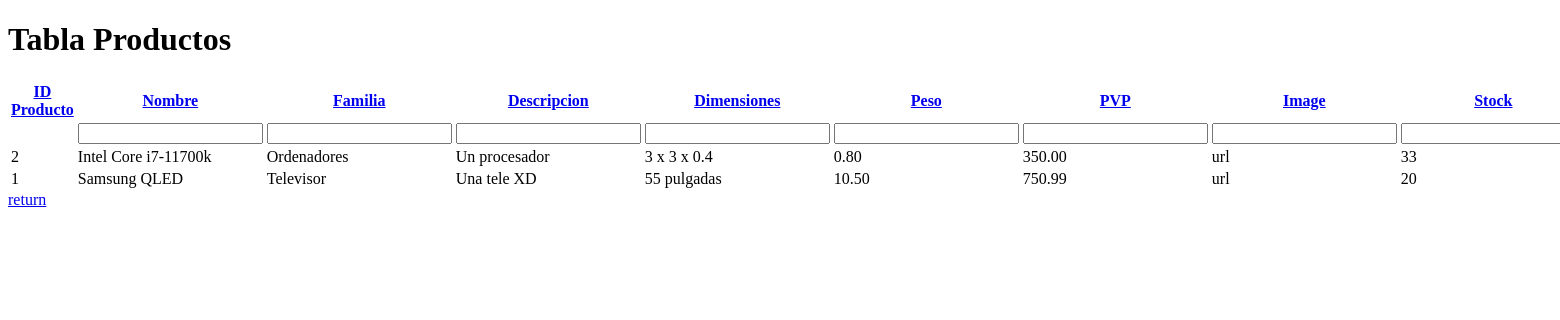
Before: /productos.php?column=ID&order=desc with the older database file.
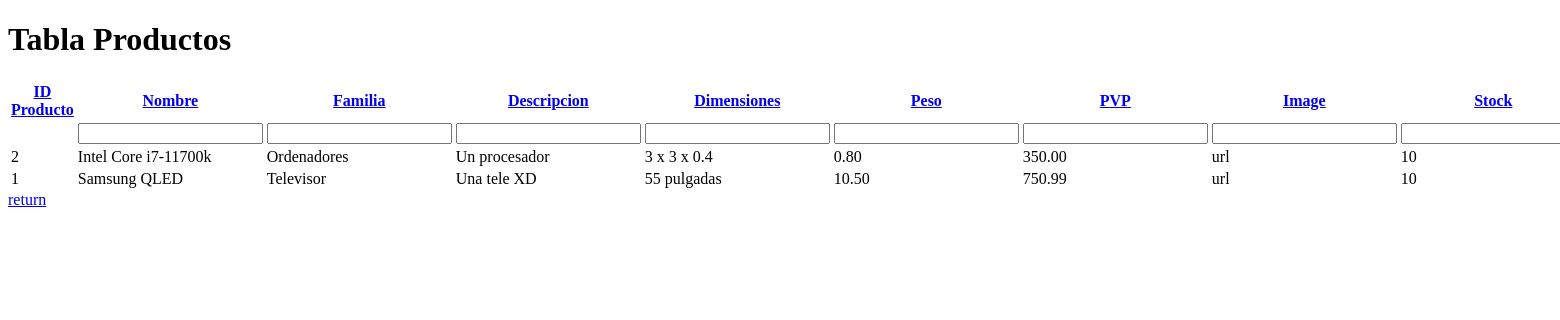
After: the same page with the newer database file.
### tables this page shows
CREATE TABLE IF NOT EXISTS PRODUCTOS (
  ID_Producto INT NOT NULL AUTO_INCREMENT,
  Nombre VARCHAR(45) NOT NULL,
  Familia VARCHAR(45) NOT NULL,
  Descripcion VARCHAR(45) NOT NULL,
  Dimensiones VARCHAR(45) NOT NULL,
  Peso DECIMAL(20,2) NOT NULL,
  PVP DECIMAL(20,2) NOT NULL,
  Image VARCHAR(45) NOT NULL,
  Stock INT NOT NULL,
  Borrado TINYINT NULL,
  PRIMARY KEY (ID_Producto),
  UNIQUE INDEX ID_Producto_UNIQUE (ID_Producto ASC) VISIBLE);

### productos.php (the view, shortened to what this page needs)
<?php
require "bbdd.php";
$columns = array('ID_Producto','Nombre','Familia', 'Descripcion', 'Dimensiones', 'Peso', 'PVP', 'Image', 'Stock');
$column = isset($_GET['column']) && in_array($_GET['column'], $columns) ? $_GET['column'] : $columns[0];
$sort_order = isset($_GET['order']) && strtolower($_GET['order']) == 'desc' ? 'DESC' : 'ASC';
if ($result = mysqli_query($db, "SELECT * FROM PRODUCTOS WHERE Borrado = 0 ORDER BY $column $sort_order")) {
	$up_or_down = str_replace(array('ASC','DESC'), array('up','down'), $sort_order);
	$asc_or_desc = $sort_order == 'ASC' ? 'desc' : 'asc';
	$add_class = ' class="highlight"';
?>
<!DOCTYPE html>
<html>
<head>
</head>
<body>
<table>
  <h1>Tabla Productos</h1>
  <tr>
    <th><a href="productos.php?column=ID&order=<?php echo $asc_or_desc; ?>">ID Producto<i class ="<?php echo $column == 'DNI' ? '-' . $up_or_down : ''; ?>"></i></a></th>
    <th><a href="productos.php?column=Nombre&order=<?php echo $asc_or_desc; ?>">Nombre<i class ="<?php echo $column == 'Nombre' ? '-' . $up_or_down : ''; ?>"></i></a></th>
    <th><a href="productos.php?column=Familia&order=<?php echo $asc_or_desc; ?>">Familia<i class ="<?php echo $column == 'Familia' ? '-' . $up_or_down : ''; ?>"></i></a></th>
    <th><a href="productos.php?column=Descripcion&order=<?php echo $asc_or_desc; ?>">Descripcion<i class ="<?php echo $column == 'Descripcion' ? '-' . $up_or_down : ''; ?>"></i></a></th>
    <th><a href="productos.php?column=Dimensiones&order=<?php echo $asc_or_desc; ?>">Dimensiones<i class ="<?php echo $column == 'Dimensiones' ? '-' . $up_or_down : ''; ?>"></i></a></th>
    <th><a href="productos.php?column=Peso&order=<?php echo $asc_or_desc; ?>">Peso<i class ="<?php echo $column == 'Peso' ? '-' . $up_or_down : ''; ?>"></i></a></th>
    <th><a href="productos.php?column=PVP&order=<?php echo $asc_or_desc; ?>">PVP<i class ="<?php echo $column == 'PVP' ? '-' . $up_or_down : ''; ?>"></i></a></th>
    <th><a href="productos.php?column=Image&order=<?php echo $asc_or_desc; ?>">Image<i class ="<?php echo $column == 'Image' ? '-' . $up_or_down : ''; ?>"></i></a></th>
    <th><a href="productos.php?column=Stock&order=<?php echo $asc_or_desc; ?>">Stock<i class ="<?php echo $column == 'Stock' ? '-' . $up_or_down : ''; ?>"></i></a></th>
    </tr>
<tr>
  <form action="insert.php" method="post">
    <td></td>
    <td><input type='text' name='enterNombre'></td>
    <td><input type='text' name='enterFamilia'></td>
    <td><input type='text' name='enterDescripcion'></td>
    <td><input type='text' name='enterDimensiones'></td>
    <td><input type='text' name='enterPeso'></td>
    <td><input type='text' name='enterPVP'></td>
    <td><input type='text' name='enterImage'></td>
    <td><input type='text' name='enterStock'></td>
    </form>
  </tr>
  <?php
  while($data = mysqli_fetch_assoc($result))
  {
  ?>
  <tr>
    <td <?php echo $column == 'ID_Producto' ? $add_class : ''; ?>><?php echo $data['ID_Producto'];?></td>
    <td <?php echo $column == 'Nombre' ? $add_class : ''; ?>><?php echo $data['Nombre'];?></td>
    <td <?php echo $column == 'Familia' ? $add_class : ''; ?>><?php echo $data['Familia'];?></td>
    <td <?php echo $column == 'Descripcion' ? $add_class : ''; ?>><?php echo $data['Descripcion'];?></td>
    <td <?php echo $column == 'Dimensiones' ? $add_class : ''; ?>><?php echo $data['Dimensiones'];?></td>
    <td <?php echo $column == 'Peso' ? $add_class : ''; ?>><?php echo $data['Peso'];?></td>
    <td <?php echo $column == 'PVP' ? $add_class : ''; ?>><?php echo $data['PVP'];?></td>
    <td <?php echo $column == 'Image' ? $add_class : ''; ?>><?php echo $data['Image'];?></td>
    <td <?php echo $column == 'Stock' ? $add_class : ''; ?>><?php echo $data['Stock'];?></td>
  </tr>
  <?php
}
?>
</table>
<a href="index.php">return</a>
</body>
<?php
}
?>
</html>

Changed rows visible on the page:
changed productos "Intel Core i7-11700k": Stock "33" → "10"
changed productos "Samsung QLED": Stock "20" → "10"
